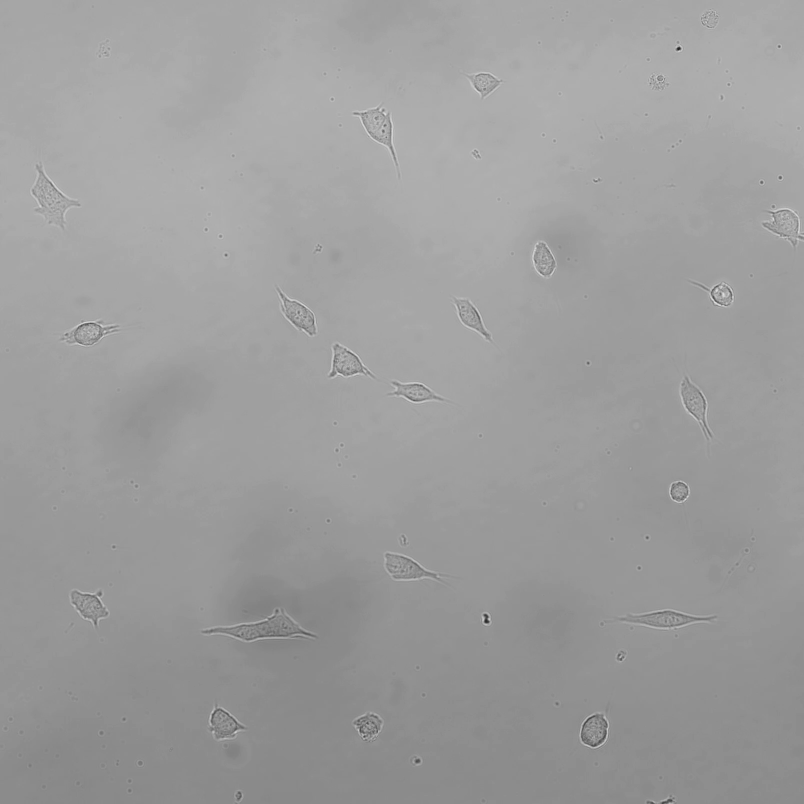
#> input picture data/images/000001.png, 1608 x 1608 px (shown at 1/2 size)
$ python -i tracking.py   (imports and definitions only)   (older library calls are emulated)
#> lines starting #> are read from the running program, lines starting #| are printed output that depends on the picture
#> further down, picture is the input picture: shape (1608, 1608); min 26, max 231, mean 157.1
### activity/segmentation.py
import numpy as np
from skimage.morphology import disk
from skimage import data, color, img_as_ubyte, measure, filters, io, morphology

from pathlib import Path
from PIL import Image, ImageOps

from joblib import Parallel, delayed

import warnings
warnings.filterwarnings("ignore")


def mCPU(func, var, n_jobs=20,verbose=10):
    return Parallel(n_jobs=n_jobs, verbose=verbose)(delayed(func)(i) for i in var)

# [4 lines left out: function get_object, not called in this run]

def normalize(IMAGE, NORM = 1):
    IMAGE = IMAGE-IMAGE.min()
    return IMAGE/IMAGE.max()*NORM

# [4 lines left out: function rem_holes, not called in this run]
def closing(DATA, DISK = 2):
    return morphology.closing(DATA.astype("bool"),
                              disk(DISK))
def rem_obj(DATA):
    return morphology.remove_small_objects(DATA.astype("bool"))

def get_segments(IMAGE):
    marker = measure.label(IMAGE)
    LABELS = range(marker.max()+1)
    SIZE = []
    for i in LABELS:
        SIZE.append(np.where(marker == i)[0].size)
    sortmask = np.argsort(SIZE)[::-1]
    AREA     = np.asarray(SIZE)[sortmask]
    REGIONS  = np.zeros_like(marker)
    for i in range(marker.max()+1):
        REGIONS[marker == sortmask[i]] = i
    return REGIONS, AREA

# [14 lines left out: function get_segmentation_mask, not called in this run]

def get_segmentation(DATA, THRESH = 0.07, cl_disk = 2,di_disk=2, median=3):
    Mask = get_segmentation_mask(DATA, THRESH, cl_disk,di_disk, median)
    return get_segments(Mask)

# [12 lines left out: function get_all_segs, not called in this run]

def new_size_filter(LABELS,fsize=400):
    """remove objects with an area less than fsize"""
    UNIS,AREA  = np.unique(LABELS,return_counts=True)
    NEW_LABELS = LABELS.copy()
    for i in range(len(UNIS)):
        if AREA[i] < fsize:
            NEW_LABELS[LABELS==UNIS[i]] = 0
    return NEW_LABELS

# [9 lines left out: function size_filter_SEGS, not called in this run]

### activity/tracking.py
import numpy as np

from scipy import spatial
from scipy import ndimage
from scipy.interpolate import interp1d

from skimage.morphology import disk,binary_dilation
from skimage.segmentation import watershed

from tqdm import tqdm

from activity.segmentation import get_segments,new_size_filter

from matplotlib import pylab as plt

### direct areqa overlap tracking:
import multiprocessing
cpus = multiprocessing.cpu_count()

import warnings
# [1 line not run here, left out]

from joblib import Parallel, delayed

def mCPU(func, var, n_jobs=20,verbose=1):
    return Parallel(n_jobs=n_jobs, verbose=verbose)(delayed(func)(i) for i in var)

def to_bin(DATA):
    D = DATA.copy()
    D[D>0] = 1
    return D


def get_multip(a):
    """get indeces with more than one incidence"""
    u , ind, counts =  np.unique(a, return_index=True, return_counts=True)
    return u[counts>1]

def get_merger_pairs(CLOG):
    """ get all kernels with multiple indices"""
    A,B     = np.array(CLOG).T
    AU      = get_multip(A)
    KERNELS = [B[np.argwhere(A==i)] for i in AU]
    return KERNELS


def track_next(C1,C2):
    """compare two masks and return merging islands"""
    CELLS   = np.unique(C1)[1:]
    C2B     = to_bin(C2)
    C3      = np.zeros_like(C1)
    CM_LOG  = []
    for i in CELLS[::-1]:
        MASK    = (C1==i) & (C2B==1)
        CM      = np.unique(C2[MASK])
        for j in CM:
            CM_LOG.append([j,i])
            C3[C2==j] = i
    try:
        MERGERS=get_merger_pairs(CM_LOG)
    except:
        MERGERS=[]
        print("NO MERGERS")
    C3B   = C2B - to_bin(C3)
    C4B,_ = get_segments(C3B)
    C4B   = C4B + np.max([C1,C2])
    C4B[C4B==C4B.min()] = 0
    return MERGERS, C3+C4B


# [51 lines left out: functions replace_double_ind, check_double_ind, track_merger_splits, relable_cells, track_mergers, not called in this run]

def get_watershed(nm,im1,im2,mrad=30):
    image1 = np.zeros_like(im1)
    image2 = image1.copy()

    coords = []
    ### copy images and extract merging cells as well as their kernels
    for i in nm:
        ### get cells
        image2[np.where(im2==i[0])] = 1
        image1[np.where(im1==i[0])] = 1
        ### get kernels
        zs = np.zeros_like(image1)
        zs[np.where(im1==i[0])] = 1
        maxc = np.argwhere(zs==zs.max()).mean(0).astype(int)
        coords.append(maxc)

    coords = np.asarray(coords)

    ### produce distance maps
    distance1  = ndimage.distance_transform_edt(image1)
    distance2  = ndimage.distance_transform_edt(image2)

    mask       = np.zeros(distance1.shape, dtype=bool)
    mask[tuple(coords.T)] = True

    #### watershed based on distance computation takes too long
    cdist      = np.sqrt(np.sum(np.diff(coords,axis=0)**2))
    mrad       = cdist/10.
    #mask       = binary_dilation(mask,disk(mrad))

    markers, _ = ndimage.label(mask)
    label      = watershed(-distance1, markers, mask=image2,compactness=mrad)

    fimage = im2.copy()
    for n,i in enumerate(np.unique(label)[1:]):
        ### we need to check that the correct island is
        ### transfered from frame 1 to frame 2
        ### we check that each island in label is closed to its counter part in frame one
        zla           = np.zeros_like(label)
        zla[label==i] = 1
        zcent         = np.argwhere(zla==1).mean(0)
        dist = np.abs(np.sqrt(np.sum(zcent**2))-np.sqrt(np.sum(coords**2,axis=1)))
        indd = np.argmin(dist)
        fimage[label==i] = nm[indd][0]
    return fimage.astype(int)

def track_mergers(im1,im2):
    NM, NT = track_next(im1,im2)
    for i in NM:
        if len(i) > 0:
            NT = get_watershed(i,im1,NT)
    return NT

def check_double(MASK):
    """assign new index to splitting cells"""
    UM       = np.unique(MASK).astype("int")
    NEW_MASK = MASK.copy()
    for i in UM:
        N          = np.zeros_like(MASK)
        N[MASK==i] = 1
        MULTS      = get_segments(N)[0]
        if MULTS.max() > 1:
            for j in np.unique(MULTS)[2:]:
                NEW_MASK[MULTS==j] = j+MASK.max()-1
    return NEW_MASK

def track_clustering(DATA,minsize=600):
#> called with minsize = 600
    TRACKS   = [DATA[0]]
    for i in tqdm(range(1,len(DATA))):
        T    = track_mergers(TRACKS[-1],DATA[i])
        TC   = check_double(T)
        CI,AR= np.unique(TC,return_counts=True)
        TC   = new_size_filter(TC,fsize=minsize)
        TRACKS.append(TC)
#> this loop made 1607 passes
#> UM in check_double on passes 2 to 4: [0], [0], [0]
#| NO MERGERS
#| NO MERGERS
#| NO MERGERS
#| NO MERGERS
#| NO MERGERS
#| NO MERGERS
#| NO MERGERS
#| NO MERGERS
#> (further printed lines are left out)
#> after the loop, TRACKS = 1608 items
    return np.asarray(TRACKS, dtype=int)
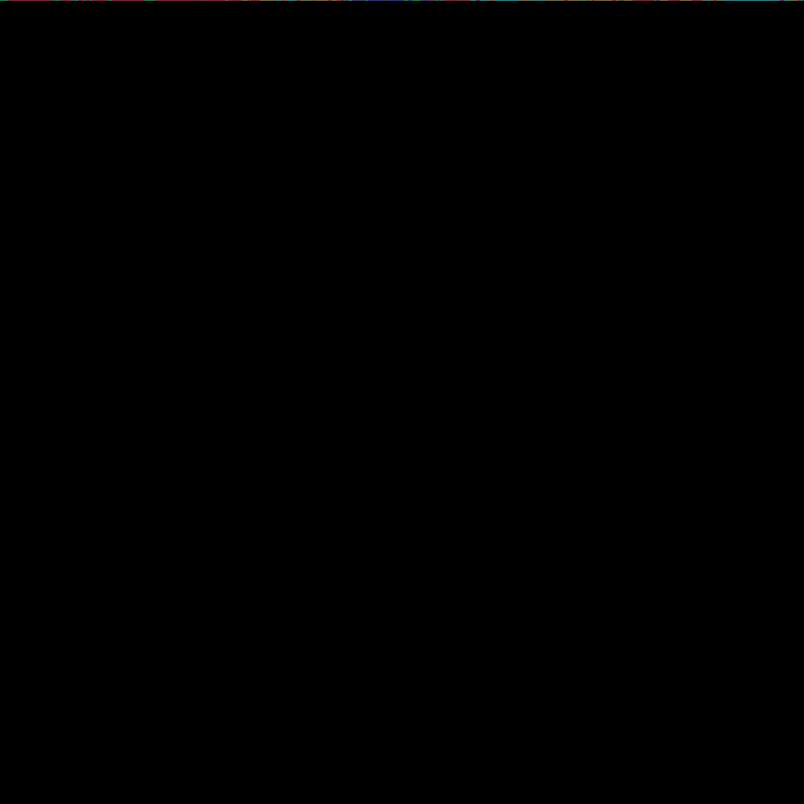
#> returned value: shape (1608, 1608) int64 (shown at 1/2 size); 14 distinct labels, from 0 to 171; one colour per label, 0 black

# [4 lines left out: function num_2_one, not called in this run]

>>> import cv2
>>> picture = cv2.imread('../data/images/000001.png', cv2.IMREAD_GRAYSCALE)
>>> result = track_clustering(picture)
